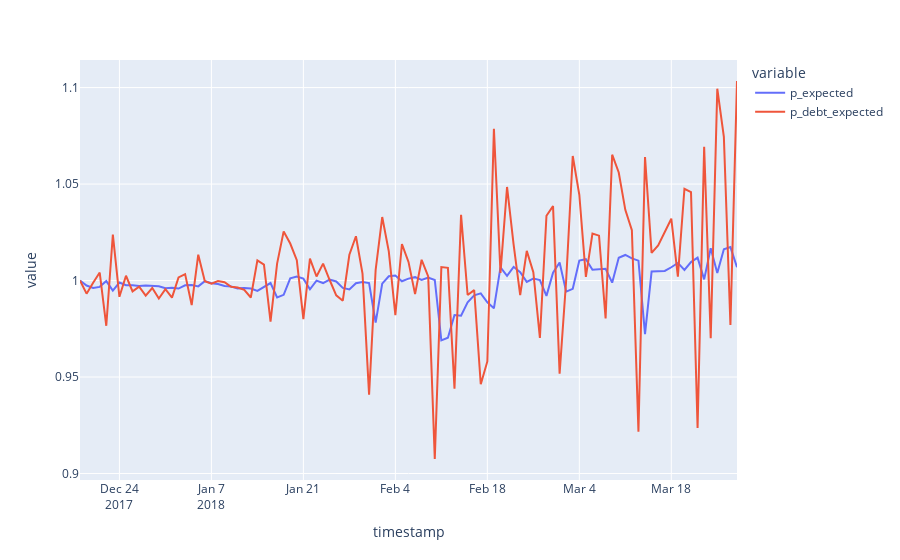

Write notebook code for a chart like this one.
### Code cell
df.plot(x='timestamp', y=['p_expected', 'p_debt_expected'])
